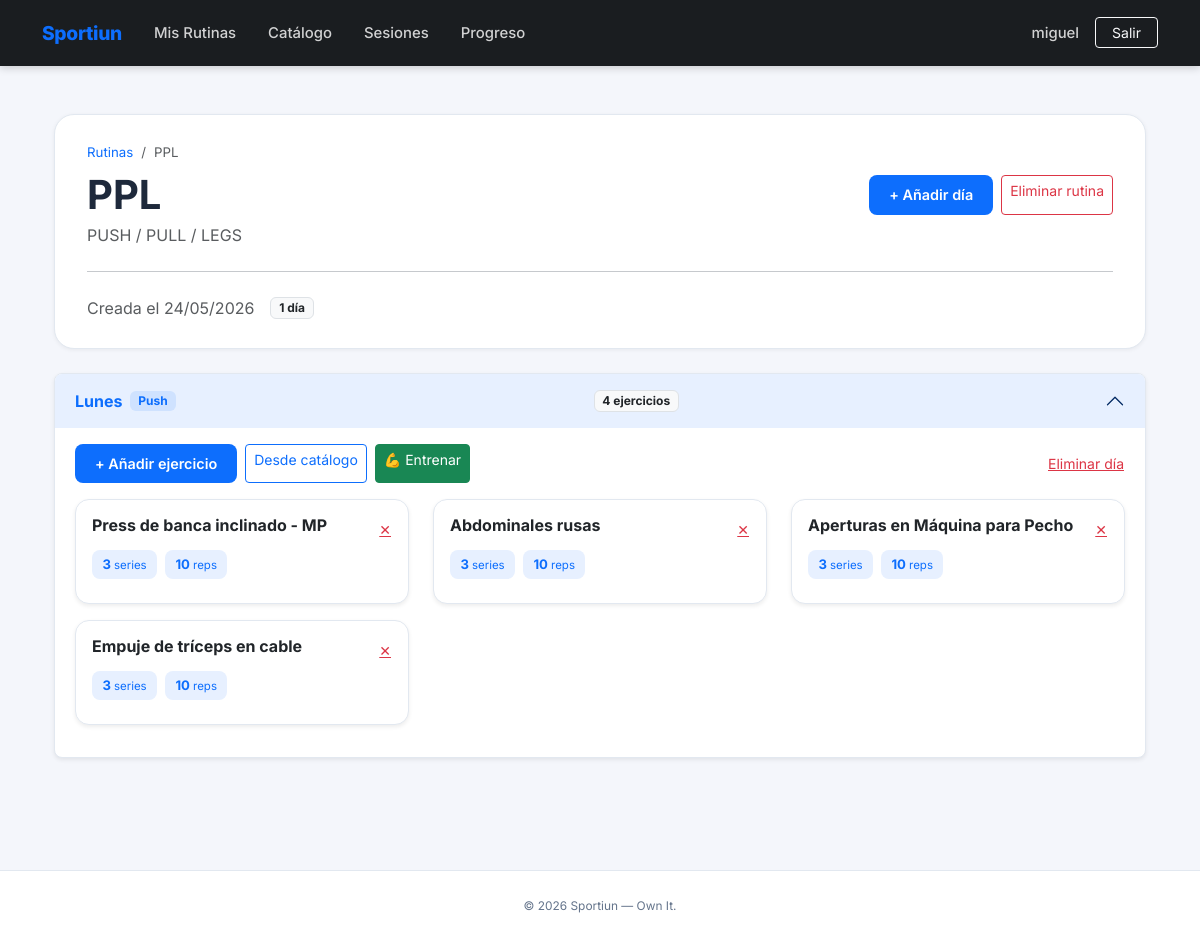
/gym/rutina/1/ (signed in), run on the app's committed database.
### gym/models.py (models this page shows, shortened)
class Rutina(models.Model):
    usuario = models.ForeignKey(User, on_delete=models.CASCADE, related_name='rutinas')
    nombre = models.CharField(max_length=200)
    descripcion = models.TextField(blank=True)
    fecha_creacion = models.DateTimeField(auto_now_add=True)
    class Meta:
        ordering = ['-fecha_creacion']

class DiaRutina(models.Model):
    rutina = models.ForeignKey(Rutina, on_delete=models.CASCADE, related_name='dias')
    dia = models.IntegerField(choices=DIAS_SEMANA)
    nombre = models.CharField(max_length=100, blank=True, help_text='Ej: Push, Piernas, Torso')
    class Meta:
        ordering = ['dia']
        unique_together = [('rutina', 'dia')]

class Ejercicio(models.Model):
    dia_rutina = models.ForeignKey(
        DiaRutina,
        on_delete=models.CASCADE,
        related_name='ejercicios',
        null=True,
        blank=True,
    )
    nombre = models.CharField(max_length=200)
    series = models.PositiveIntegerField(default=3)
    repeticiones = models.PositiveIntegerField(default=10)
    peso_sugerido = models.DecimalField(max_digits=6, decimal_places=2, null=True, blank=True, help_text='kg')
    descanso = models.PositiveIntegerField(null=True, blank=True, help_text='segundos entre series')
    notas = models.TextField(blank=True)

### gym/views.py (the view)
# urls.py: path('rutina/<int:rutina_id>/', views.detalle_rutina, name='detalle_rutina'),
@login_required
def detalle_rutina(request, rutina_id):
    rutina = get_object_or_404(Rutina, id=rutina_id, usuario=request.user)
    dias = rutina.dias.prefetch_related('ejercicios').all()
    return render(request, 'gym/detalle_rutina.html', {'rutina': rutina, 'dias': dias})

### gym/templates/gym/detalle_rutina.html (shortened to what this page needs)
{% extends 'base.html' %}
{% load static %}
{% block content %}
<div class="container">
    <div class="routine-header">
        <div class="d-flex flex-column flex-md-row justify-content-between align-items-md-center gap-3">
            <div>
                <nav aria-label="breadcrumb">
                    <ol class="breadcrumb mb-2">
                        <li class="breadcrumb-item">
                            <a href="{% url 'gym:rutinas_list' %}" class="text-decoration-none">Rutinas</a>
                        </li>
                        <li class="breadcrumb-item active">{{ rutina.nombre }}</li>
                    </ol>
                </nav>
                <h1 class="fw-bold mb-1">{{ rutina.nombre }}</h1>
                <p class="text-muted mb-0">
                    {% if rutina.descripcion %}{{ rutina.descripcion }}{% else %}<span class="fst-italic">Sin descripción</span>{% endif %}
                </p>
            </div>
            <div class="d-flex gap-2 flex-wrap">
                <a href="{% url 'gym:crear_dia' rutina.id %}" class="btn btn-custom-primary">
                    + Añadir día
                </a>
                <a href="{% url 'gym:eliminar_rutina' rutina.id %}" class="btn btn-outline-danger btn-sm">
                    Eliminar rutina
                </a>
            </div>
        </div>
        <hr class="my-4 opacity-25">
        <div class="d-flex align-items-center gap-3 text-muted">
            <span>Creada el {{ rutina.fecha_creacion|date:"d/m/Y" }}</span>
            <span class="badge bg-light text-dark border">{{ dias|length }} día{% if dias|length != 1 %}s{% endif %}</span>
        </div>
    </div>
    {% if not dias %}
    <div class="text-center py-5 text-muted">
        <p class="mb-3">Esta rutina no tiene días configurados todavía.</p>
        <a href="{% url 'gym:crear_dia' rutina.id %}" class="btn btn-custom-primary px-4">
            + Añadir primer día
        </a>
    </div>
    {% else %}
    <div class="accordion mt-4" id="acordeonDias">
        {% for dia in dias %}
        <div class="accordion-item border mb-3 rounded-3 overflow-hidden shadow-sm">
            <h2 class="accordion-header" id="heading-{{ dia.id }}">
                <button class="accordion-button {% if not forloop.first %}collapsed{% endif %} fw-bold"
                    type="button"
                    data-bs-toggle="collapse"
                    data-bs-target="#collapse-{{ dia.id }}"
                    aria-expanded="{% if forloop.first %}true{% else %}false{% endif %}">
                    <span class="me-2">{{ dia.get_dia_display }}</span>
                    {% if dia.nombre %}
                        <span class="badge bg-primary-subtle text-primary me-2">{{ dia.nombre }}</span>
                    {% endif %}
                    <span class="badge bg-light text-dark border ms-auto me-3">
                        {{ dia.ejercicios.count }} ejercicio{% if dia.ejercicios.count != 1 %}s{% endif %}
                    </span>
                </button>
            </h2>
            <div id="collapse-{{ dia.id }}"
                class="accordion-collapse collapse {% if forloop.first %}show{% endif %}"
                data-bs-parent="#acordeonDias">
                <div class="accordion-body pt-3">
                    <div class="d-flex justify-content-between align-items-center mb-3 flex-wrap gap-2">
                        <div class="d-flex gap-2">
                            <a href="{% url 'gym:crear_ejercicio' dia.id %}" class="btn btn-sm btn-custom-primary">
                                + Añadir ejercicio
                            </a>
                            <a href="{% url 'gym:catalogo_ejercicios' %}?dia_id={{ dia.id }}"
                               class="btn btn-sm btn-outline-primary">
                                Desde catálogo
                            </a>
                            <a href="{% url 'gym:iniciar_sesion' dia.id %}"
                               class="btn btn-sm btn-success">
                                💪 Entrenar
                            </a>
                        </div>
                        <a href="{% url 'gym:eliminar_dia' dia.id %}" class="btn btn-sm btn-link text-danger p-0">
                            Eliminar día
                        </a>
                    </div>
                    {% if dia.ejercicios.all %}
                    <div class="row">
                        {% for ejercicio in dia.ejercicios.all %}
                        <div class="col-md-6 col-lg-4 mb-3">
                            <div class="card exercise-card shadow-sm h-100">
                                <div class="card-body p-3">
                                    <div class="d-flex justify-content-between align-items-start mb-2">
                                        <h6 class="fw-bold mb-0 text-dark">{{ ejercicio.nombre }}</h6>
                                        <a href="{% url 'gym:eliminar_ejercicio' ejercicio.id %}"
                                           class="btn btn-link text-danger p-0 ms-2">
                                            <small>✕</small>
                                        </a>
                                    </div>
                                    <div class="d-flex gap-2 mb-2 flex-wrap">
                                        <div class="stat-badge">
                                            {{ ejercicio.series }} <small class="fw-normal">series</small>
                                        </div>
                                        <div class="stat-badge">
                                            {{ ejercicio.repeticiones }} <small class="fw-normal">reps</small>
                                        </div>
                                    </div>
                                </div>
                            </div>
                        </div>
                        {% endfor %}
                    </div>
                    {% else %}
                    <p class="text-muted fst-italic small mb-0">Sin ejercicios en este día.</p>
                    {% endif %}
                </div>
            </div>
        </div>
        {% endfor %}
    </div>
    {% endif %}
</div>
{% endblock %}

### templates/base.html (shortened to what this page needs)
<!DOCTYPE html>
<html lang="es">
<head>
    <link href="https://cdn.jsdelivr.net/npm/bootstrap@5.3.0/dist/css/bootstrap.min.css" rel="stylesheet">
    {% load static %}
    <link rel="stylesheet" href="{% static 'css/style.css' %}">
</head>
<body>
    <nav class="navbar navbar-expand-lg navbar-dark sticky-top">
        <div class="container">
            <a class="navbar-brand" href="{% url 'core:inicio' %}">Sportiun</a>
            <div class="collapse navbar-collapse" id="navbarNav">
                <ul class="navbar-nav me-auto">
                    {% if user.is_authenticated %}
                    <li class="nav-item">
                        <a class="nav-link px-3" href="{% url 'gym:rutinas_list' %}">Mis Rutinas</a>
                    </li>
                    <li class="nav-item">
                        <a class="nav-link px-3" href="{% url 'gym:catalogo_ejercicios' %}">Catálogo</a>
                    </li>
                    <li class="nav-item">
                        <a class="nav-link px-3" href="{% url 'gym:historial_sesiones' %}">Sesiones</a>
                    </li>
                    <li class="nav-item">
                        <a class="nav-link px-3" href="{% url 'gym:mi_progreso' %}">Progreso</a>
                    </li>
                    {% endif %}
                </ul>
                <div class="d-flex align-items-center gap-2">
                    {% if user.is_authenticated %}
                        <a class="nav-link text-white-50 px-2 d-none d-lg-block" href="{% url 'gym:perfil' %}">
                            {{ user.username }}
                        </a>
                        <a class="btn btn-outline-light btn-sm px-3" href="{% url 'core:logout' %}">Salir</a>
                    {% else %}
                        <a class="nav-link text-white-50 px-2" href="{% url 'core:login' %}">Entrar</a>
                        <a class="btn btn-custom-primary btn-sm px-3" href="{% url 'core:registro' %}">Únete gratis</a>
                    {% endif %}
                </div>
            </div>
        </div>
    </nav>
    <main class="container main-container my-5">
        {% block content %}{% endblock %}
    </main>
    <footer>
        <div class="container text-center">
            <small>&copy; 2026 Sportiun &mdash; Own It.</small>
        </div>
    </footer>
</body>
</html>

### static/css/style.css (style rules this page uses)
:root { --sp-primary: #0d6efd; --sp-primary-dark: #0b5ed7; --sp-primary-soft: #e7f0ff; --sp-dark: #1a1d20; --sp-surface: #f4f6fb; --sp-card: #ffffff; --sp-border: #e2e8f0; --sp-text: #1e293b; --sp-muted: #64748b; --sp-danger: #dc3545; --sp-danger-soft: #fff5f5; --sp-success-soft: #f0fdf4; --sp-radius-sm: 8px; --sp-radius-md: 14px; --sp-radius-lg: 20px; --sp-shadow-sm: 0 1px 4px rgba(0,0,0,.06); --sp-shadow-md: 0 4px 18px rgba(0,0,0,.09); --sp-shadow-lg: 0 8px 32px rgba(0,0,0,.12); }
body { font-family: 'Inter', sans-serif; background-color: var(--sp-surface); color: var(--sp-text); min-height: 100vh; display: flex; flex-direction: column; }
main.container { flex: 1; }
.navbar { background-color: var(--sp-dark) !important; padding: .85rem 0; box-shadow: 0 2px 8px rgba(0,0,0,.18); }
.navbar-brand { font-weight: 800; font-size: 1.2rem; letter-spacing: -.3px; color: var(--sp-primary) !important; }
.navbar .nav-link { font-weight: 500; font-size: .93rem; color: rgba(255,255,255,.8) !important; transition: color .15s; }
.main-container { animation: spFadeIn .4s ease; }
.btn-custom-primary { background-color: var(--sp-primary); color: #fff; border: none; border-radius: var(--sp-radius-sm); padding: .55rem 1.25rem; font-weight: 600; font-size: .9rem; transition: background .2s, transform .15s, box-shadow .2s; text-decoration: none; display: inline-block; }
footer { background-color: #fff; border-top: 1px solid var(--sp-border); padding: 1.5rem 0; margin-top: 3rem; color: var(--sp-muted); font-size: .85rem; }
.routine-header { background: var(--sp-card); border: 1px solid var(--sp-border); border-radius: var(--sp-radius-lg); padding: 1.75rem 2rem; margin-bottom: 1.5rem; box-shadow: var(--sp-shadow-sm); }
.exercise-card { border: 1px solid var(--sp-border) !important; border-radius: var(--sp-radius-md) !important; background: var(--sp-card); transition: box-shadow .2s; }
.stat-badge { background: var(--sp-primary-soft); color: var(--sp-primary); border-radius: var(--sp-radius-sm); padding: .28rem .65rem; font-weight: 700; font-size: .82rem; white-space: nowrap; }
.accordion-button:not(.collapsed) { background-color: var(--sp-primary-soft); color: var(--sp-primary); box-shadow: none; }
.accordion-item { border: 1px solid var(--sp-border) !important; background: var(--sp-card); }
.breadcrumb { font-size: .83rem; }

### data on the page
Rutina: nombre "PPL", descripcion "PUSH / PULL / LEGS", fecha_creacion "24/05/2026"
DiaRutina: dia "Lunes", nombre "Push", ejercicios.count "4"
Ejercicio: nombre "Press de banca inclinado - MP", series "3", repeticiones "10"
Ejercicio: nombre "Abdominales rusas", series "3", repeticiones "10"
Ejercicio: nombre "Aperturas en Máquina para Pecho", series "3", repeticiones "10"
Ejercicio: nombre "Empuje de tríceps en cable", series "3", repeticiones "10"

### other printed values
{{ user.username }} "miguel"
{{ dias|length }} "1"
